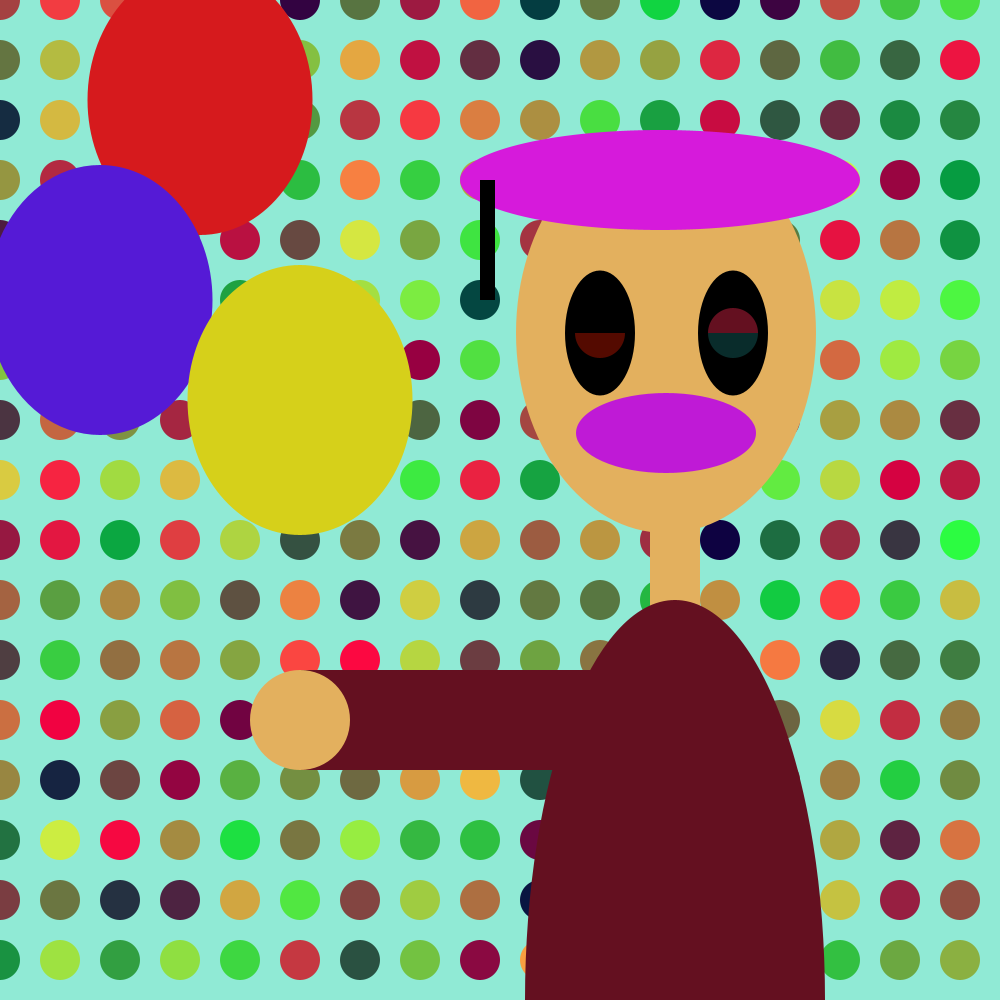
Frame 1 (no input)
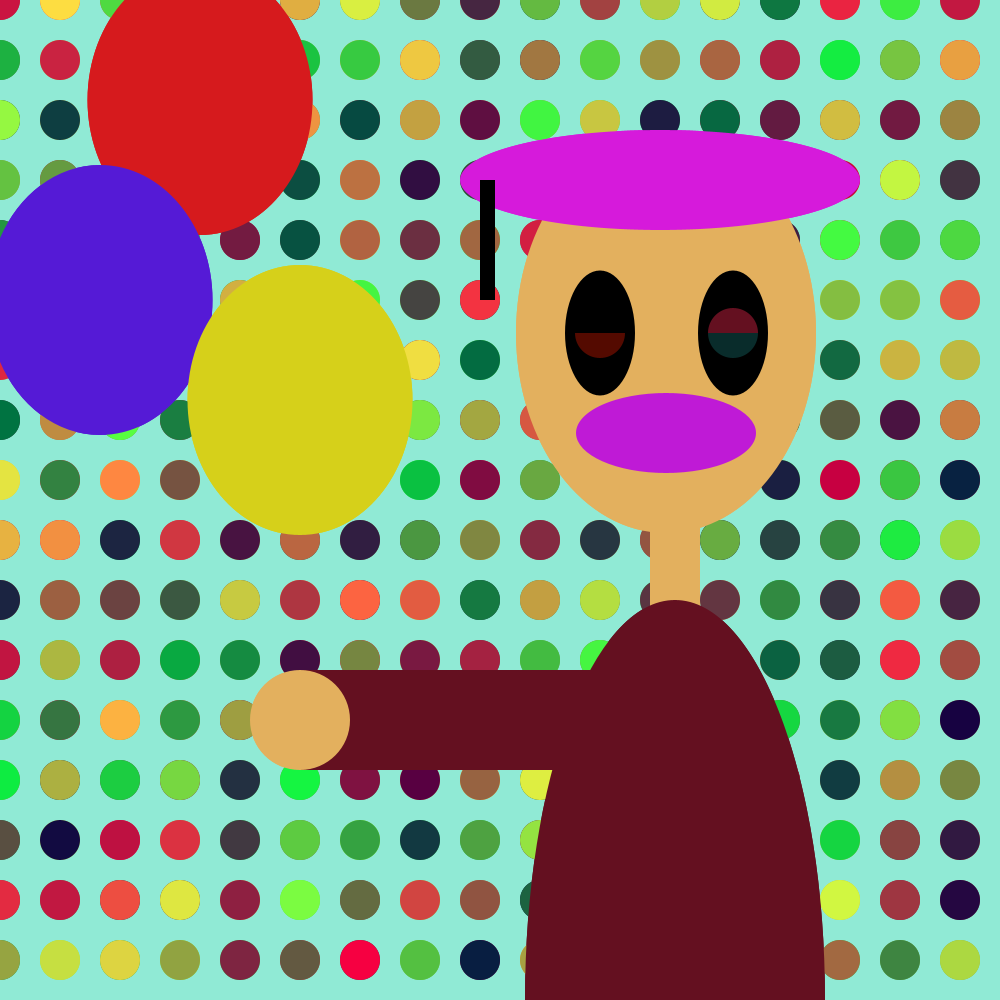
Frame 2 (the mouse pressed at the canvas centre, redrawn once)

The Processing sketch that drew these frames (run headless with seeded random() and noise(); the mouse was pressed at the canvas centre and the sketch redrawn once):

// Processing sketch: processing_111334
// ── processing_111334.pde

boolean hat = true;

void setup() {
  size (1000, 1000);
  background(144, 234, 213, 30);
}

void draw () {
  noLoop();
  noStroke();


  for (int y=0; y<=height;y+=60) {
    for (int x =0; x<= width; x +=60) {
      color c = color(random (255), random (255), 65);
      fill (c);
      ellipse (x, y, 40, 40);
    }
  }
  //neck
  fill(227, 176, 94);
  rect(650, 500, 50, 120);

  //face
  fill(227, 176, 94);
  ellipse (2*width/3, height/3, 300, 400);

  //eyes
  fill(0);

  ellipse(((2*width)-200)/3, height/3, 70, 125);

  ellipse(((2*width)+200)/3, height/3, 70, 125);

  //nose 
  fill(191, 26, 214);
  ellipse(2*width/3, (height/3)+100, 180, 80);

  //hat  
  fill(214, 26, 219);
  ellipse(660, 180, 400, 100);
  fill(0);
  rect(480,180,15,120);


  //balloons
  fill(214, 26, 29);
  ellipse(200, 100, 225, 270);
  fill(85, 26, 214);
  ellipse(100, 300, 225, 270);
  fill(214, 208, 26);
  ellipse(300, 400, 225, 270);


  //glasses
  fill(214, 26, 0, 100);
  arc(600, 333, 50, 50, 0, PI);
  fill(45, 222, 220, 50);
  arc(733, 333, 50, 50, 0, PI);

  //body 
  fill(100, 16, 32);
  arc(733, 333, 50, 50, -PI, 0);
  //body 
  fill(100, 16, 32);
  arc(675, 1000, 300, 800, -PI, 0);

  //hand

  fill(100, 16, 32);
  rect(300, 670, 300, 100);
  fill(227, 176, 94);
  ellipse(300, 720, 100, 100);
}
